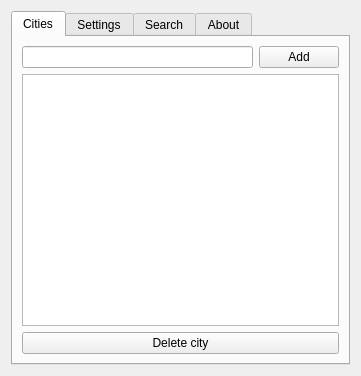
<?xml version="1.0" encoding="UTF-8"?>
<ui version="4.0">
 <class>weatherSettingsClass</class>
 <widget class="QWidget" name="weatherSettingsClass">
  <property name="geometry">
   <rect>
    <x>0</x>
    <y>0</y>
    <width>361</width>
    <height>376</height>
   </rect>
  </property>
  <property name="windowTitle">
   <string>Settings</string>
  </property>
  <layout class="QGridLayout" name="gridLayout_3">
   <item row="0" column="0">
    <widget class="QTabWidget" name="tabWidget">
     <property name="currentIndex">
      <number>0</number>
     </property>
     <widget class="QWidget" name="citiesTab">
      <attribute name="title">
       <string>Cities</string>
      </attribute>
      <layout class="QGridLayout" name="gridLayout">
       <item row="0" column="0">
        <widget class="QLineEdit" name="cityEdit"/>
       </item>
       <item row="0" column="1">
        <widget class="QPushButton" name="addCityButton">
         <property name="text">
          <string>Add</string>
         </property>
        </widget>
       </item>
       <item row="1" column="0" colspan="2">
        <widget class="QListWidget" name="cityList"/>
       </item>
       <item row="2" column="0" colspan="2">
        <widget class="QPushButton" name="deleteCityButton">
         <property name="text">
          <string>Delete city</string>
         </property>
        </widget>
       </item>
      </layout>
     </widget>
     <widget class="QWidget" name="settingsTab">
      <attribute name="title">
       <string>Settings</string>
      </attribute>
      <layout class="QGridLayout" name="gridLayout_4">
       <item row="0" column="0">
        <widget class="QLabel" name="intervalLabel">
         <property name="text">
          <string>Refresh period:</string>
         </property>
        </widget>
       </item>
       <item row="0" column="1">
        <widget class="QSpinBox" name="intervalBox">
         <property name="minimum">
          <number>25</number>
         </property>
         <property name="maximum">
          <number>120</number>
         </property>
        </widget>
       </item>
       <item row="1" column="0" colspan="2">
        <widget class="QCheckBox" name="showStatusBox">
         <property name="text">
          <string>Show weather in the status row</string>
         </property>
         <property name="checked">
          <bool>true</bool>
         </property>
        </widget>
       </item>
      </layout>
     </widget>
     <widget class="QWidget" name="searchTab">
      <attribute name="title">
       <string>Search</string>
      </attribute>
      <layout class="QGridLayout" name="gridLayout_5">
       <item row="0" column="0">
        <widget class="QLineEdit" name="searchEdit"/>
       </item>
       <item row="0" column="1">
        <widget class="QPushButton" name="searchButton">
         <property name="text">
          <string>Search</string>
         </property>
        </widget>
       </item>
       <item row="1" column="0" colspan="2">
        <widget class="QListWidget" name="searchList"/>
       </item>
       <item row="2" column="0" colspan="2">
        <widget class="QLabel" name="searchResult">
         <property name="text">
          <string>Enter city name</string>
         </property>
         <property name="textInteractionFlags">
          <set>Qt::LinksAccessibleByMouse|Qt::TextSelectableByKeyboard|Qt::TextSelectableByMouse</set>
         </property>
        </widget>
       </item>
      </layout>
     </widget>
     <widget class="QWidget" name="aboutTab">
      <attribute name="title">
       <string>About</string>
      </attribute>
      <layout class="QGridLayout" name="gridLayout_2">
       <item row="0" column="0">
        <widget class="QLabel" name="labelAbout">
         <property name="text">
          <string>&lt;!DOCTYPE HTML PUBLIC &quot;-//W3C//DTD HTML 4.0//EN&quot; &quot;http://www.w3.org/TR/REC-html40/strict.dtd&quot;&gt;
&lt;html&gt;&lt;head&gt;&lt;meta name=&quot;qrichtext&quot; content=&quot;1&quot; /&gt;&lt;style type=&quot;text/css&quot;&gt;
p, li { white-space: pre-wrap; }
&lt;/style&gt;&lt;/head&gt;&lt;body style=&quot; font-family:'Sans Serif'; font-size:10pt; font-weight:400; font-style:normal;&quot;&gt;
&lt;p align=&quot;center&quot; style=&quot; margin-top:0px; margin-bottom:0px; margin-left:0px; margin-right:0px; -qt-block-indent:0; text-indent:0px;&quot;&gt;&lt;img src=&quot;:/icons/weather_big.png&quot; /&gt;&lt;/p&gt;
&lt;p align=&quot;center&quot; style=&quot; margin-top:0px; margin-bottom:0px; margin-left:0px; margin-right:0px; -qt-block-indent:0; text-indent:0px;&quot;&gt;&lt;span style=&quot; font-family:'Bitstream Vera Sans'; font-weight:600;&quot;&gt;Weather qutIM plugin&lt;/span&gt;&lt;/p&gt;
&lt;p align=&quot;center&quot; style=&quot; margin-top:0px; margin-bottom:0px; margin-left:0px; margin-right:0px; -qt-block-indent:0; text-indent:0px;&quot;&gt;&lt;span style=&quot; font-family:'Bitstream Vera Sans';&quot;&gt;v0.1&lt;/span&gt;&lt;/p&gt;
&lt;p align=&quot;center&quot; style=&quot;-qt-paragraph-type:empty; margin-top:0px; margin-bottom:0px; margin-left:0px; margin-right:0px; -qt-block-indent:0; text-indent:0px; font-family:'Bitstream Vera Sans';&quot;&gt;&lt;/p&gt;
&lt;p align=&quot;center&quot; style=&quot; margin-top:0px; margin-bottom:0px; margin-left:0px; margin-right:0px; -qt-block-indent:0; text-indent:0px;&quot;&gt;&lt;span style=&quot; font-family:'Bitstream Vera Sans'; font-weight:600;&quot;&gt;Author: &lt;/span&gt;&lt;/p&gt;
&lt;p align=&quot;center&quot; style=&quot; margin-top:0px; margin-bottom:0px; margin-left:0px; margin-right:0px; -qt-block-indent:0; text-indent:0px;&quot;&gt;&lt;span style=&quot; font-family:'Bitstream Vera Sans';&quot;&gt;Nikita Belov&lt;/span&gt;&lt;/p&gt;
&lt;p align=&quot;center&quot; style=&quot; margin-top:0px; margin-bottom:0px; margin-left:0px; margin-right:0px; -qt-block-indent:0; text-indent:0px;&quot;&gt;&lt;a href=&quot;mailto:null@deltaz.ru&quot;&gt;&lt;span style=&quot; font-family:'Bitstream Vera Sans'; text-decoration: underline; color:#0000ff;&quot;&gt;null@deltaz.ru&lt;/span&gt;&lt;/a&gt;&lt;/p&gt;
&lt;p align=&quot;center&quot; style=&quot;-qt-paragraph-type:empty; margin-top:0px; margin-bottom:0px; margin-left:0px; margin-right:0px; -qt-block-indent:0; text-indent:0px; font-family:'Bitstream Vera Sans'; text-decoration: underline; color:#000000;&quot;&gt;&lt;/p&gt;
&lt;p align=&quot;center&quot; style=&quot;-qt-paragraph-type:empty; margin-top:0px; margin-bottom:0px; margin-left:0px; margin-right:0px; -qt-block-indent:0; text-indent:0px; font-family:'Bitstream Vera Sans'; text-decoration: underline; color:#000000;&quot;&gt;&lt;/p&gt;
&lt;p align=&quot;center&quot; style=&quot; margin-top:0px; margin-bottom:0px; margin-left:0px; margin-right:0px; -qt-block-indent:0; text-indent:0px;&quot;&gt;&lt;span style=&quot; font-family:'Bitstream Vera Sans'; color:#000000;&quot;&gt;(c) 2008-2009&lt;/span&gt;&lt;/p&gt;&lt;/body&gt;&lt;/html&gt;</string>
         </property>
         <property name="wordWrap">
          <bool>true</bool>
         </property>
        </widget>
       </item>
      </layout>
     </widget>
    </widget>
   </item>
  </layout>
 </widget>
 <resources>
  <include location="weather.qrc"/>
 </resources>
 <connections/>
 <slots>
  <slot>testclick()</slot>
 </slots>
</ui>
